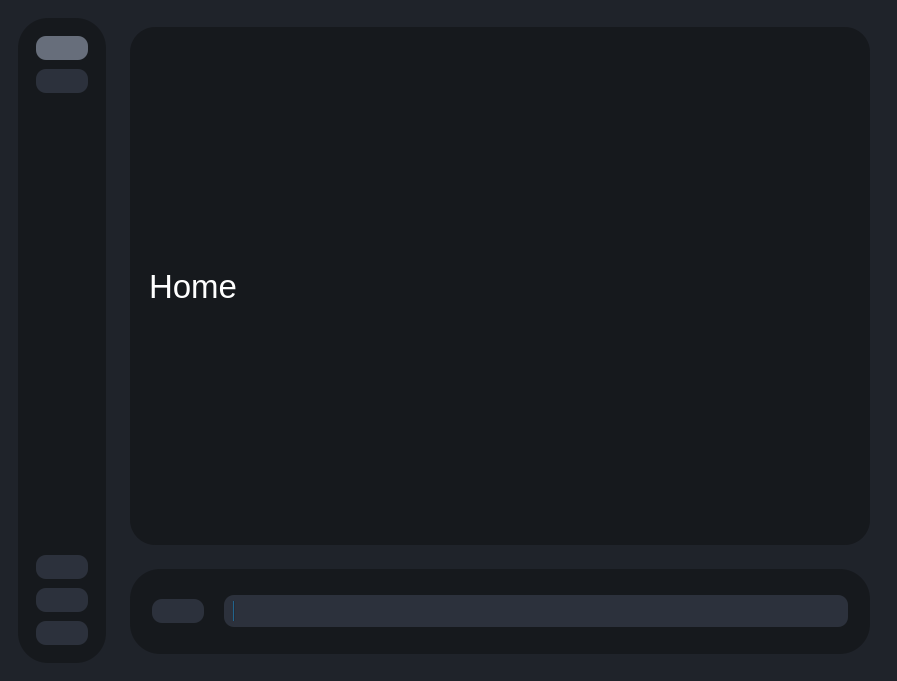
<?xml version="1.0" encoding="UTF-8"?>
<ui version="4.0">
 <class>MainWindow</class>
 <widget class="QMainWindow" name="MainWindow">
  <property name="geometry">
   <rect>
    <x>0</x>
    <y>0</y>
    <width>897</width>
    <height>681</height>
   </rect>
  </property>
  <property name="windowTitle">
   <string>MainWindow</string>
  </property>
  <property name="styleSheet">
   <string notr="true">

QMainWindow {
   color:black;
   background-color:black;
border:1px;
}
QLabel{
	color: #fff;
}
QLineEdit{
color: #fff;
}
#centralwidget{
	background-color:#1f232a;
}
#leftMenuSubContainer{
	background-color:#16191d;
   border-radius: 30px;
}
#bottomMenuSubContainer{
	background-color:#16191d;
   border-radius: 30px;
}

QProgressBar{
    background-color:#2c313c;
	text-align:left;
	padding:5px 10px;
	border-radius: 10px;

}
QStackedWidget{
	background-color:#16191d;
	text-align:left;
	padding:5px 10px;
	border-radius: 25px;
}
QPushButton{
    background-color:#2c313c;
	text-align:left;
	padding:5px 10px;
	border-radius: 10px;
    color: #fff;
}
QPushButton:checked{
	background-color:#676e7b;
}
QPushButton:hover{
	background-color:#343b47;
}

</string>
  </property>
  <widget class="QWidget" name="centralwidget">
   <layout class="QGridLayout" name="gridLayout">
    <item row="0" column="1">
     <widget class="QWidget" name="centralWidget" native="true">
      <property name="minimumSize">
       <size>
        <width>0</width>
        <height>0</height>
       </size>
      </property>
      <layout class="QVBoxLayout" name="verticalLayout_2">
       <item>
        <widget class="QWidget" name="mainWindowContainer" native="true">
         <property name="sizePolicy">
          <sizepolicy hsizetype="MinimumExpanding" vsizetype="MinimumExpanding">
           <horstretch>0</horstretch>
           <verstretch>0</verstretch>
          </sizepolicy>
         </property>
         <property name="minimumSize">
          <size>
           <width>0</width>
           <height>0</height>
          </size>
         </property>
         <layout class="QHBoxLayout" name="horizontalLayout_3">
          <item>
           <widget class="QStackedWidget" name="stackedWidget">
            <widget class="QWidget" name="homePage">
             <property name="styleSheet">
              <string notr="true">QWidget{
background-color:#16191d

}</string>
             </property>
             <layout class="QGridLayout" name="gridLayout_2">
              <item row="0" column="0">
               <widget class="QLabel" name="label">
                <property name="font">
                 <font>
                  <pointsize>25</pointsize>
                 </font>
                </property>
                <property name="text">
                 <string>Home</string>
                </property>
               </widget>
              </item>
             </layout>
            </widget>
            <widget class="QWidget" name="procPage">
             <property name="styleSheet">
              <string notr="true">QWidget{
background-color:#16191d

}
QLineEdit{
background-color:#2c313c;
border-radius: 10px;
}

QPushButton{
    background-color:#2c313c;
	text-align:left;
	padding:5px 10px;
	border-radius: 10px;
}
QPushButton:checked{
	background-color:#676e7b;
}
QPushButton:hover{
	background-color:#343b47;
}
QPushButton:disabled{
	background-color:#343b47;
	color:gray;
}
QComboBox{
background-color:#2c313c;
	text-align:left;
	padding:5px 10px;
	border-radius: 10px;
color:white;
}

</string>
             </property>
             <layout class="QGridLayout" name="gridLayout_3">
              <item row="0" column="0">
               <widget class="QWidget" name="videoInfoContainer" native="true">
                <property name="maximumSize">
                 <size>
                  <width>16000</width>
                  <height>16777215</height>
                 </size>
                </property>
                <property name="styleSheet">
                 <string notr="true"/>
                </property>
                <layout class="QVBoxLayout" name="verticalLayout_7">
                 <item>
                  <widget class="QWidget" name="inputFileContainer" native="true">
                   <layout class="QHBoxLayout" name="horizontalLayout_4">
                    <item>
                     <widget class="QPushButton" name="inputFileSelectButton">
                      <property name="minimumSize">
                       <size>
                        <width>0</width>
                        <height>30</height>
                       </size>
                      </property>
                      <property name="maximumSize">
                       <size>
                        <width>16777215</width>
                        <height>30</height>
                       </size>
                      </property>
                      <property name="styleSheet">
                       <string notr="true"/>
                      </property>
                      <property name="text">
                       <string>Select Input File</string>
                      </property>
                     </widget>
                    </item>
                    <item>
                     <widget class="QLineEdit" name="inputFileText">
                      <property name="minimumSize">
                       <size>
                        <width>0</width>
                        <height>30</height>
                       </size>
                      </property>
                     </widget>
                    </item>
                   </layout>
                  </widget>
                 </item>
                 <item>
                  <widget class="QWidget" name="outputFileContainer" native="true">
                   <layout class="QHBoxLayout" name="horizontalLayout_5">
                    <item>
                     <widget class="QPushButton" name="outputFileSelectButton">
                      <property name="enabled">
                       <bool>false</bool>
                      </property>
                      <property name="minimumSize">
                       <size>
                        <width>0</width>
                        <height>30</height>
                       </size>
                      </property>
                      <property name="maximumSize">
                       <size>
                        <width>16777215</width>
                        <height>30</height>
                       </size>
                      </property>
                      <property name="text">
                       <string>Select Output Folder</string>
                      </property>
                     </widget>
                    </item>
                    <item>
                     <widget class="QLineEdit" name="outputFileText">
                      <property name="enabled">
                       <bool>false</bool>
                      </property>
                      <property name="minimumSize">
                       <size>
                        <width>0</width>
                        <height>30</height>
                       </size>
                      </property>
                     </widget>
                    </item>
                   </layout>
                  </widget>
                 </item>
                 <item>
                  <widget class="QComboBox" name="methodComboBox">
                   <item>
                    <property name="text">
                     <string>Interpolate</string>
                    </property>
                   </item>
                   <item>
                    <property name="text">
                     <string>Upscale</string>
                    </property>
                   </item>
                  </widget>
                 </item>
                 <item>
                  <spacer name="verticalSpacer_2">
                   <property name="orientation">
                    <enum>Qt::Orientation::Vertical</enum>
                   </property>
                   <property name="sizeHint" stdset="0">
                    <size>
                     <width>20</width>
                     <height>40</height>
                    </size>
                   </property>
                  </spacer>
                 </item>
                </layout>
               </widget>
              </item>
              <item row="0" column="1">
               <widget class="QWidget" name="processInfoContainer" native="true">
                <layout class="QVBoxLayout" name="verticalLayout_5">
                 <item>
                  <widget class="QWidget" name="previewSubContainer" native="true">
                   <layout class="QVBoxLayout" name="verticalLayout_8">
                    <item>
                     <widget class="QLabel" name="previewLabel">
                      <property name="sizePolicy">
                       <sizepolicy hsizetype="Expanding" vsizetype="Preferred">
                        <horstretch>0</horstretch>
                        <verstretch>0</verstretch>
                       </sizepolicy>
                      </property>
                      <property name="styleSheet">
                       <string notr="true">QLabel{
background-color:#2c313c;
border-radius: 10px;
}
</string>
                      </property>
                      <property name="text">
                       <string>Preview</string>
                      </property>
                     </widget>
                    </item>
                   </layout>
                  </widget>
                 </item>
                 <item>
                  <widget class="QWidget" name="infoSubContainer" native="true">
                   <layout class="QVBoxLayout" name="verticalLayout_9">
                    <item>
                     <widget class="QLabel" name="videoInfoLabel">
                      <property name="styleSheet">
                       <string notr="true">QLabel{
background-color:#2c313c;
border-radius: 10px;
}
</string>
                      </property>
                      <property name="text">
                       <string>videoInfo</string>
                      </property>
                     </widget>
                    </item>
                   </layout>
                  </widget>
                 </item>
                </layout>
               </widget>
              </item>
             </layout>
            </widget>
            <widget class="QWidget" name="settingsPage">
             <property name="styleSheet">
              <string notr="true">QWidget{
background-color:#16191d

}</string>
             </property>
             <layout class="QGridLayout" name="gridLayout_4">
              <item row="0" column="0">
               <widget class="QLabel" name="label_3">
                <property name="font">
                 <font>
                  <pointsize>25</pointsize>
                 </font>
                </property>
                <property name="text">
                 <string>Settngs</string>
                </property>
               </widget>
              </item>
             </layout>
            </widget>
            <widget class="QWidget" name="downloadPage">
             <property name="styleSheet">
              <string notr="true">QWidget{
background-color:#16191d

}
QCheckBox{
color:white;

}
QLineEdit{
background-color:#2c313c;
border-radius: 10px;
}

QPushButton{
    background-color:#2c313c;
	text-align:left;
	padding:5px 10px;
	border-radius: 10px;
}
QPushButton:checked{
	background-color:#676e7b;
}
QPushButton:hover{
	background-color:#343b47;
}
QPushButton:disabled{
	background-color:#343b47;
	color:gray;
}
QComboBox{
background-color:#2c313c;
	text-align:left;
	padding:5px 10px;
	border-radius: 10px;
color:white;
}
Line{
color:white;
background-color:white;
}

</string>
             </property>
             <layout class="QGridLayout" name="gridLayout_5">
              <item row="0" column="0">
               <widget class="QWidget" name="backendSelectContainer" native="true">
                <layout class="QVBoxLayout" name="verticalLayout_11">
                 <item>
                  <widget class="QLabel" name="label_4">
                   <property name="font">
                    <font>
                     <pointsize>25</pointsize>
                    </font>
                   </property>
                   <property name="text">
                    <string>Backends</string>
                   </property>
                  </widget>
                 </item>
                 <item>
                  <widget class="Line" name="line_3">
                   <property name="orientation">
                    <enum>Qt::Orientation::Horizontal</enum>
                   </property>
                  </widget>
                 </item>
                 <item>
                  <widget class="QWidget" name="pytorchBackendInstallerContainer" native="true">
                   <layout class="QHBoxLayout" name="horizontalLayout_6">
                    <item>
                     <widget class="QPushButton" name="downloadTorchCUDABtn">
                      <property name="sizePolicy">
                       <sizepolicy hsizetype="Minimum" vsizetype="Minimum">
                        <horstretch>0</horstretch>
                        <verstretch>0</verstretch>
                       </sizepolicy>
                      </property>
                      <property name="maximumSize">
                       <size>
                        <width>50</width>
                        <height>16777215</height>
                       </size>
                      </property>
                      <property name="text">
                       <string/>
                      </property>
                      <property name="icon">
                       <iconset resource="resources.qrc">
                        <normaloff>:/icons/icons/download.svg</normaloff>:/icons/icons/download.svg</iconset>
                      </property>
                      <property name="iconSize">
                       <size>
                        <width>30</width>
                        <height>30</height>
                       </size>
                      </property>
                     </widget>
                    </item>
                    <item>
                     <widget class="QLabel" name="label_6">
                      <property name="text">
                       <string>PyTorch CUDA (Nvidia Only) </string>
                      </property>
                     </widget>
                    </item>
                   </layout>
                  </widget>
                 </item>
                 <item>
                  <widget class="QWidget" name="pytorchBackendInstallerContainer_2" native="true">
                   <layout class="QHBoxLayout" name="horizontalLayout_8">
                    <item>
                     <widget class="QPushButton" name="downloadTensorRTBtn">
                      <property name="sizePolicy">
                       <sizepolicy hsizetype="Minimum" vsizetype="Minimum">
                        <horstretch>0</horstretch>
                        <verstretch>0</verstretch>
                       </sizepolicy>
                      </property>
                      <property name="maximumSize">
                       <size>
                        <width>50</width>
                        <height>16777215</height>
                       </size>
                      </property>
                      <property name="text">
                       <string/>
                      </property>
                      <property name="icon">
                       <iconset resource="resources.qrc">
                        <normaloff>:/icons/icons/download.svg</normaloff>:/icons/icons/download.svg</iconset>
                      </property>
                      <property name="iconSize">
                       <size>
                        <width>30</width>
                        <height>30</height>
                       </size>
                      </property>
                     </widget>
                    </item>
                    <item>
                     <widget class="QLabel" name="label_8">
                      <property name="text">
                       <string>TensorRT (Nvidia RTX 20 series and up)</string>
                      </property>
                     </widget>
                    </item>
                   </layout>
                  </widget>
                 </item>
                 <item>
                  <widget class="QWidget" name="pytorchBackendInstallerContainer_3" native="true">
                   <layout class="QHBoxLayout" name="horizontalLayout_9">
                    <item>
                     <widget class="QPushButton" name="downloadTorchROCmBtn">
                      <property name="sizePolicy">
                       <sizepolicy hsizetype="Minimum" vsizetype="Minimum">
                        <horstretch>0</horstretch>
                        <verstretch>0</verstretch>
                       </sizepolicy>
                      </property>
                      <property name="maximumSize">
                       <size>
                        <width>50</width>
                        <height>16777215</height>
                       </size>
                      </property>
                      <property name="text">
                       <string/>
                      </property>
                      <property name="icon">
                       <iconset resource="resources.qrc">
                        <normaloff>:/icons/icons/download.svg</normaloff>:/icons/icons/download.svg</iconset>
                      </property>
                      <property name="iconSize">
                       <size>
                        <width>30</width>
                        <height>30</height>
                       </size>
                      </property>
                     </widget>
                    </item>
                    <item>
                     <widget class="QLabel" name="label_9">
                      <property name="text">
                       <string>PyTorch ROCm (AMD Unknown Compatiblity)</string>
                      </property>
                     </widget>
                    </item>
                   </layout>
                  </widget>
                 </item>
                 <item>
                  <widget class="QWidget" name="pytorchBackendInstallerContainer_4" native="true">
                   <layout class="QHBoxLayout" name="horizontalLayout_10">
                    <item>
                     <widget class="QPushButton" name="downloadNCNNBtn">
                      <property name="sizePolicy">
                       <sizepolicy hsizetype="Minimum" vsizetype="Minimum">
                        <horstretch>0</horstretch>
                        <verstretch>0</verstretch>
                       </sizepolicy>
                      </property>
                      <property name="maximumSize">
                       <size>
                        <width>50</width>
                        <height>16777215</height>
                       </size>
                      </property>
                      <property name="text">
                       <string/>
                      </property>
                      <property name="icon">
                       <iconset resource="resources.qrc">
                        <normaloff>:/icons/icons/download.svg</normaloff>:/icons/icons/download.svg</iconset>
                      </property>
                      <property name="iconSize">
                       <size>
                        <width>30</width>
                        <height>30</height>
                       </size>
                      </property>
                     </widget>
                    </item>
                    <item>
                     <widget class="QLabel" name="label_10">
                      <property name="text">
                       <string>NCNN Vulkan (All GPUs, Slower)</string>
                      </property>
                     </widget>
                    </item>
                   </layout>
                  </widget>
                 </item>
                 <item>
                  <spacer name="verticalSpacer_4">
                   <property name="orientation">
                    <enum>Qt::Orientation::Vertical</enum>
                   </property>
                   <property name="sizeHint" stdset="0">
                    <size>
                     <width>20</width>
                     <height>40</height>
                    </size>
                   </property>
                  </spacer>
                 </item>
                </layout>
               </widget>
              </item>
              <item row="0" column="1">
               <widget class="QWidget" name="modelSelectContainer" native="true">
                <layout class="QVBoxLayout" name="verticalLayout_10">
                 <item>
                  <widget class="QLabel" name="label_5">
                   <property name="text">
                    <string>Upscaling Models</string>
                   </property>
                  </widget>
                 </item>
                 <item>
                  <widget class="Line" name="line">
                   <property name="orientation">
                    <enum>Qt::Orientation::Horizontal</enum>
                   </property>
                  </widget>
                 </item>
                 <item>
                  <widget class="QCheckBox" name="spanCheckBox">
                   <property name="text">
                    <string>SPAN</string>
                   </property>
                   <property name="checked">
                    <bool>false</bool>
                   </property>
                  </widget>
                 </item>
                 <item>
                  <spacer name="verticalSpacer_3">
                   <property name="orientation">
                    <enum>Qt::Orientation::Vertical</enum>
                   </property>
                   <property name="sizeHint" stdset="0">
                    <size>
                     <width>20</width>
                     <height>40</height>
                    </size>
                   </property>
                  </spacer>
                 </item>
                 <item>
                  <widget class="QLabel" name="label_2">
                   <property name="text">
                    <string>Interpolation Models</string>
                   </property>
                  </widget>
                 </item>
                 <item>
                  <widget class="Line" name="line_2">
                   <property name="orientation">
                    <enum>Qt::Orientation::Horizontal</enum>
                   </property>
                  </widget>
                 </item>
                 <item>
                  <widget class="QCheckBox" name="checkBox">
                   <property name="text">
                    <string>RIFE</string>
                   </property>
                  </widget>
                 </item>
                 <item alignment="Qt::AlignmentFlag::AlignBottom">
                  <widget class="QPushButton" name="downloadModelsButton">
                   <property name="text">
                    <string>Download</string>
                   </property>
                  </widget>
                 </item>
                </layout>
               </widget>
              </item>
             </layout>
            </widget>
           </widget>
          </item>
         </layout>
        </widget>
       </item>
       <item alignment="Qt::AlignmentFlag::AlignBottom">
        <widget class="QWidget" name="bottomMenuContainer" native="true">
         <layout class="QHBoxLayout" name="horizontalLayout">
          <item>
           <widget class="QWidget" name="bottomMenuSubContainer" native="true">
            <property name="minimumSize">
             <size>
              <width>0</width>
              <height>85</height>
             </size>
            </property>
            <layout class="QHBoxLayout" name="horizontalLayout_2">
             <property name="spacing">
              <number>20</number>
             </property>
             <property name="leftMargin">
              <number>22</number>
             </property>
             <property name="rightMargin">
              <number>22</number>
             </property>
             <item>
              <widget class="QPushButton" name="startRenderButton">
               <property name="maximumSize">
                <size>
                 <width>59</width>
                 <height>16777215</height>
                </size>
               </property>
               <property name="text">
                <string/>
               </property>
               <property name="icon">
                <iconset resource="resources.qrc">
                 <normaloff>:/icons/icons/play.svg</normaloff>:/icons/icons/play.svg</iconset>
               </property>
               <property name="iconSize">
                <size>
                 <width>55</width>
                 <height>45</height>
                </size>
               </property>
              </widget>
             </item>
             <item>
              <widget class="QProgressBar" name="progressBar">
               <property name="sizePolicy">
                <sizepolicy hsizetype="Expanding" vsizetype="Fixed">
                 <horstretch>0</horstretch>
                 <verstretch>0</verstretch>
                </sizepolicy>
               </property>
               <property name="value">
                <number>0</number>
               </property>
               <property name="textVisible">
                <bool>false</bool>
               </property>
              </widget>
             </item>
            </layout>
           </widget>
          </item>
         </layout>
        </widget>
       </item>
      </layout>
     </widget>
    </item>
    <item row="0" column="0" alignment="Qt::AlignmentFlag::AlignLeft">
     <widget class="QWidget" name="leftMenuContainer" native="true">
      <property name="styleSheet">
       <string notr="true"/>
      </property>
      <layout class="QVBoxLayout" name="verticalLayout">
       <property name="leftMargin">
        <number>9</number>
       </property>
       <property name="rightMargin">
        <number>0</number>
       </property>
       <item alignment="Qt::AlignmentFlag::AlignLeft">
        <widget class="QWidget" name="leftMenuSubContainer" native="true">
         <layout class="QVBoxLayout" name="verticalLayout_3">
          <property name="rightMargin">
           <number>9</number>
          </property>
          <item>
           <widget class="QWidget" name="verticalWidget_2" native="true">
            <layout class="QVBoxLayout" name="verticalLayout_6">
             <property name="spacing">
              <number>9</number>
             </property>
             <property name="leftMargin">
              <number>9</number>
             </property>
             <property name="topMargin">
              <number>9</number>
             </property>
             <property name="rightMargin">
              <number>9</number>
             </property>
             <property name="bottomMargin">
              <number>9</number>
             </property>
             <item>
              <widget class="QPushButton" name="homeBtn">
               <property name="minimumSize">
                <size>
                 <width>31</width>
                 <height>0</height>
                </size>
               </property>
               <property name="maximumSize">
                <size>
                 <width>55</width>
                 <height>16777215</height>
                </size>
               </property>
               <property name="text">
                <string/>
               </property>
               <property name="icon">
                <iconset resource="resources.qrc">
                 <normaloff>:/icons/icons/home.svg</normaloff>:/icons/icons/home.svg</iconset>
               </property>
               <property name="iconSize">
                <size>
                 <width>35</width>
                 <height>35</height>
                </size>
               </property>
               <property name="checkable">
                <bool>true</bool>
               </property>
               <property name="checked">
                <bool>true</bool>
               </property>
              </widget>
             </item>
             <item>
              <widget class="QPushButton" name="processBtn">
               <property name="maximumSize">
                <size>
                 <width>55</width>
                 <height>16777215</height>
                </size>
               </property>
               <property name="text">
                <string/>
               </property>
               <property name="icon">
                <iconset resource="resources.qrc">
                 <normaloff>:/icons/icons/cpu.svg</normaloff>:/icons/icons/cpu.svg</iconset>
               </property>
               <property name="iconSize">
                <size>
                 <width>35</width>
                 <height>35</height>
                </size>
               </property>
               <property name="checkable">
                <bool>true</bool>
               </property>
              </widget>
             </item>
            </layout>
           </widget>
          </item>
          <item>
           <spacer name="verticalSpacer">
            <property name="orientation">
             <enum>Qt::Orientation::Vertical</enum>
            </property>
            <property name="sizeHint" stdset="0">
             <size>
              <width>20</width>
              <height>40</height>
             </size>
            </property>
           </spacer>
          </item>
          <item>
           <widget class="QWidget" name="verticalWidget" native="true">
            <layout class="QVBoxLayout" name="verticalLayout_4">
             <property name="spacing">
              <number>9</number>
             </property>
             <property name="rightMargin">
              <number>9</number>
             </property>
             <item>
              <widget class="QPushButton" name="settingsBtn">
               <property name="sizePolicy">
                <sizepolicy hsizetype="Minimum" vsizetype="Minimum">
                 <horstretch>0</horstretch>
                 <verstretch>0</verstretch>
                </sizepolicy>
               </property>
               <property name="maximumSize">
                <size>
                 <width>55</width>
                 <height>16777215</height>
                </size>
               </property>
               <property name="contextMenuPolicy">
                <enum>Qt::ContextMenuPolicy::NoContextMenu</enum>
               </property>
               <property name="styleSheet">
                <string notr="true">text-align:left;

</string>
               </property>
               <property name="text">
                <string/>
               </property>
               <property name="icon">
                <iconset resource="resources.qrc">
                 <normaloff>:/icons/icons/settings.svg</normaloff>:/icons/icons/settings.svg</iconset>
               </property>
               <property name="iconSize">
                <size>
                 <width>35</width>
                 <height>35</height>
                </size>
               </property>
               <property name="checkable">
                <bool>true</bool>
               </property>
              </widget>
             </item>
             <item>
              <widget class="QPushButton" name="downloadBtn">
               <property name="maximumSize">
                <size>
                 <width>55</width>
                 <height>16777215</height>
                </size>
               </property>
               <property name="text">
                <string/>
               </property>
               <property name="icon">
                <iconset resource="resources.qrc">
                 <normaloff>:/icons/icons/download.svg</normaloff>:/icons/icons/download.svg</iconset>
               </property>
               <property name="iconSize">
                <size>
                 <width>35</width>
                 <height>35</height>
                </size>
               </property>
               <property name="checkable">
                <bool>true</bool>
               </property>
              </widget>
             </item>
             <item>
              <widget class="QPushButton" name="githubBtn">
               <property name="maximumSize">
                <size>
                 <width>55</width>
                 <height>16777215</height>
                </size>
               </property>
               <property name="icon">
                <iconset resource="resources.qrc">
                 <normaloff>:/icons/icons/github.svg</normaloff>:/icons/icons/github.svg</iconset>
               </property>
               <property name="iconSize">
                <size>
                 <width>35</width>
                 <height>35</height>
                </size>
               </property>
               <property name="checkable">
                <bool>false</bool>
               </property>
              </widget>
             </item>
            </layout>
           </widget>
          </item>
         </layout>
        </widget>
       </item>
      </layout>
     </widget>
    </item>
   </layout>
  </widget>
 </widget>
 <resources>
  <include location="resources.qrc"/>
 </resources>
 <connections/>
</ui>
